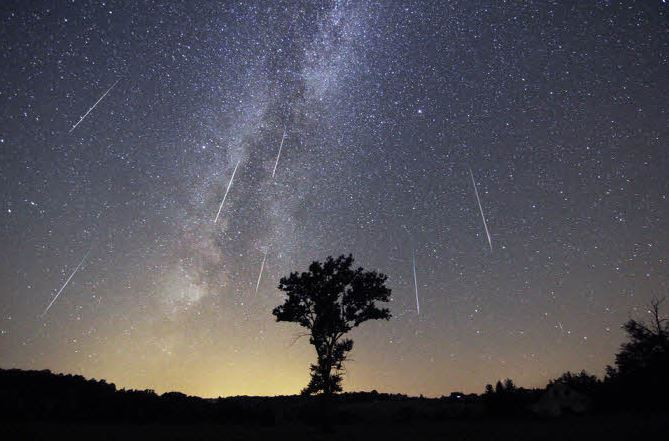
//> input picture src/Opencv/data/gray.jpg, 669 x 441 px
$ ./morphology   (built with g++ and OpenCV 4)
//> lines starting //> are read from the running program, lines starting //| are printed output that depends on the picture; after the words box and inside, x2 and y2 are one past the last pixel; in counts of white or black regions, pixels touching at a corner belong together
#include "Opencv/Opencv_tuto.hpp"

int main()
{
    cv::Mat ori_src = cv::imread("/home/cona/algorithm_ws/src/Opencv/data/gray.jpg", cv::IMREAD_GRAYSCALE);
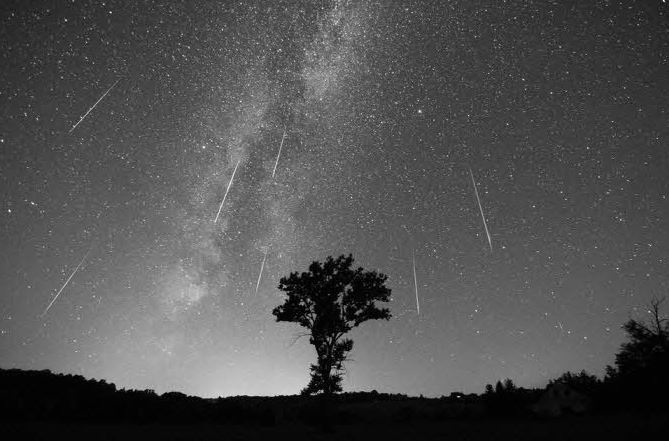
//> ori_src: 441 rows x 669 cols, CV_8UC1; min 0, max 255, mean 80.2
    cv::Mat src = cv::imread("/home/cona/algorithm_ws/src/Opencv/data/gray.jpg", cv::IMREAD_GRAYSCALE);
    cv::Mat threshold;
    cv::Mat adaptive;
    cv::threshold(src, threshold, 150, 255, 0);
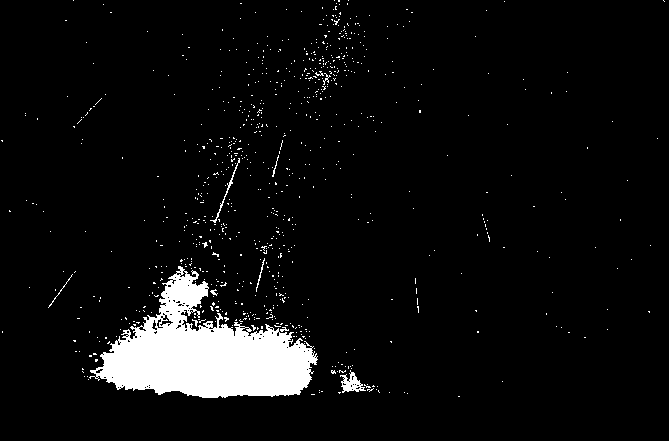
//> threshold: 441 rows x 669 cols, CV_8UC1; 5.8% white; 818 white regions (808 under 20 px), largest, box (x1, y1, x2, y2) and area: (89, 266, 318, 398) 14716, (340, 370, 366, 393) 271, (210, 158, 240, 223) 127
    cv::adaptiveThreshold(src, adaptive, 255, CV_ADAPTIVE_THRESH_MEAN_C, CV_THRESH_BINARY, 3, 10);
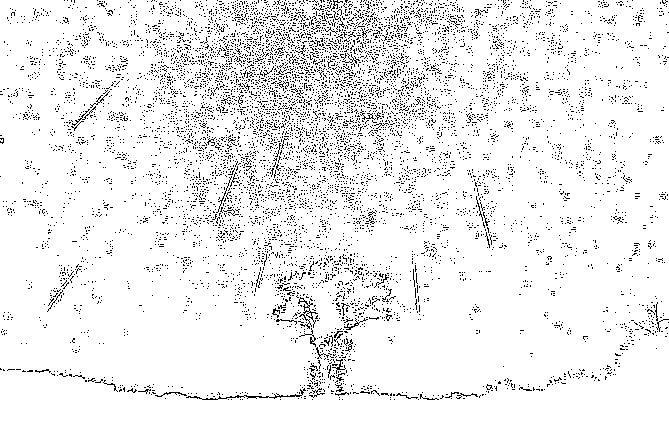
//> adaptive: 441 rows x 669 cols, CV_8UC1; 93.3% white; black in thin lines or dots
    cv::adaptiveThreshold(src, src, 255, CV_ADAPTIVE_THRESH_MEAN_C, CV_THRESH_BINARY, 3, 10);

    if(!src.data)
    {
        printf ("NO data\n");
        return 0;
    }
    cv::namedWindow("threshold_img", cv::WINDOW_AUTOSIZE);
    cv::imshow("threshold_img", threshold);

    cv::namedWindow("adaptive_img", cv::WINDOW_AUTOSIZE);
    cv::imshow("adaptive_img", adaptive);

    cv::namedWindow("binary_img", cv::WINDOW_AUTOSIZE);
    cv::imshow("binary_img", src);

    //영상 침식
    cv::Mat erode_img;
    cv::erode(ori_src, erode_img, cv::Mat());
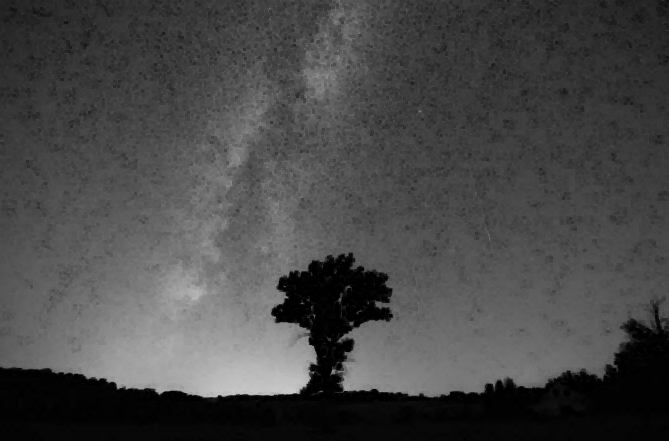
//> erode_img: 441 rows x 669 cols, CV_8UC1; min 0, max 202, mean 71.1
    cv::namedWindow("erode_img", cv::WINDOW_AUTOSIZE);
    cv::moveWindow("erode_img", 600, 0);
    cv::imshow("erode_img", erode_img);

    //영상 팽창
    cv::Mat dilated;
    cv::dilate(ori_src, dilated, cv::Mat());
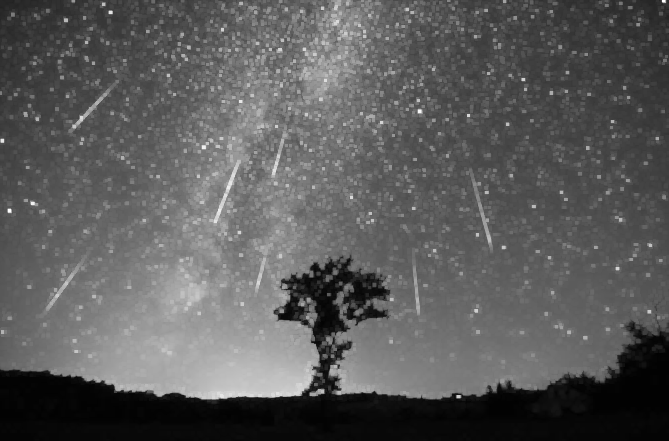
//> dilated: 441 rows x 669 cols, CV_8UC1; min 1, max 255, mean 90.9
    cv::namedWindow("dilated_img", cv::WINDOW_AUTOSIZE);
    cv::moveWindow("dilated_img", 0, 600);
    cv::imshow("dilated_img", dilated);

    cv::Mat element5(5, 5, CV_8U, cv::Scalar(1));
    //모폴로지 close
    cv::Mat morph;
    cv::morphologyEx(src, morph, cv::MORPH_CLOSE, element5);
//> morph: 441 rows x 669 cols, CV_8UC1; every value is 255
    cv::namedWindow("close_morphologyEx", cv::WINDOW_AUTOSIZE);
    cv::moveWindow("close_morphologyEx", 600, 600);
    cv::imshow("close_morphologyEx", morph);

    //모폴로지 open
    cv::Mat morph2;
    cv::morphologyEx(src, morph2, cv::MORPH_OPEN, element5);
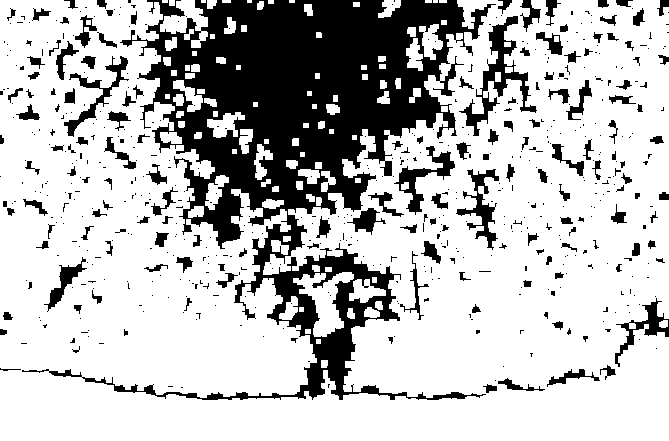
//> morph2: 441 rows x 669 cols, CV_8UC1; 74.6% white; 591 black regions (442 under 20 px), largest, box (x1, y1, x2, y2) and area: (22, 0, 496, 400) 55371, (459, 16, 537, 136) 2041, (394, 146, 455, 215) 1058
    cv::namedWindow("open_morphologyEx", cv::WINDOW_AUTOSIZE);
    cv::moveWindow("open_morphologyEx", 1200, 600);
    cv::imshow("open_morphologyEx", morph2);

    //모폴로지 close & open
    cv::Mat morph3;
    cv::morphologyEx(src, morph3, cv::MORPH_CLOSE, element5);
    cv::morphologyEx(src, morph3, cv::MORPH_OPEN, element5);
    cv::namedWindow("close&open_morphologyEx", cv::WINDOW_AUTOSIZE);
    cv::moveWindow("close&open_morphologyEx", 1200, 1200);
    cv::imshow("close&open_morphologyEx", morph3);

    //모폴로지 open & close
    cv::Mat morph4;
    cv::morphologyEx(src, morph4, cv::MORPH_OPEN, element5);
    cv::morphologyEx(src, morph4, cv::MORPH_CLOSE, element5);
    cv::namedWindow("close&open_morphologyEx", cv::WINDOW_AUTOSIZE);
    cv::moveWindow("close&open_morphologyEx", 1800, 1200);
    cv::imshow("close&open_morphologyEx", morph3);


    cv::waitKey(0);
    return 0;
}
